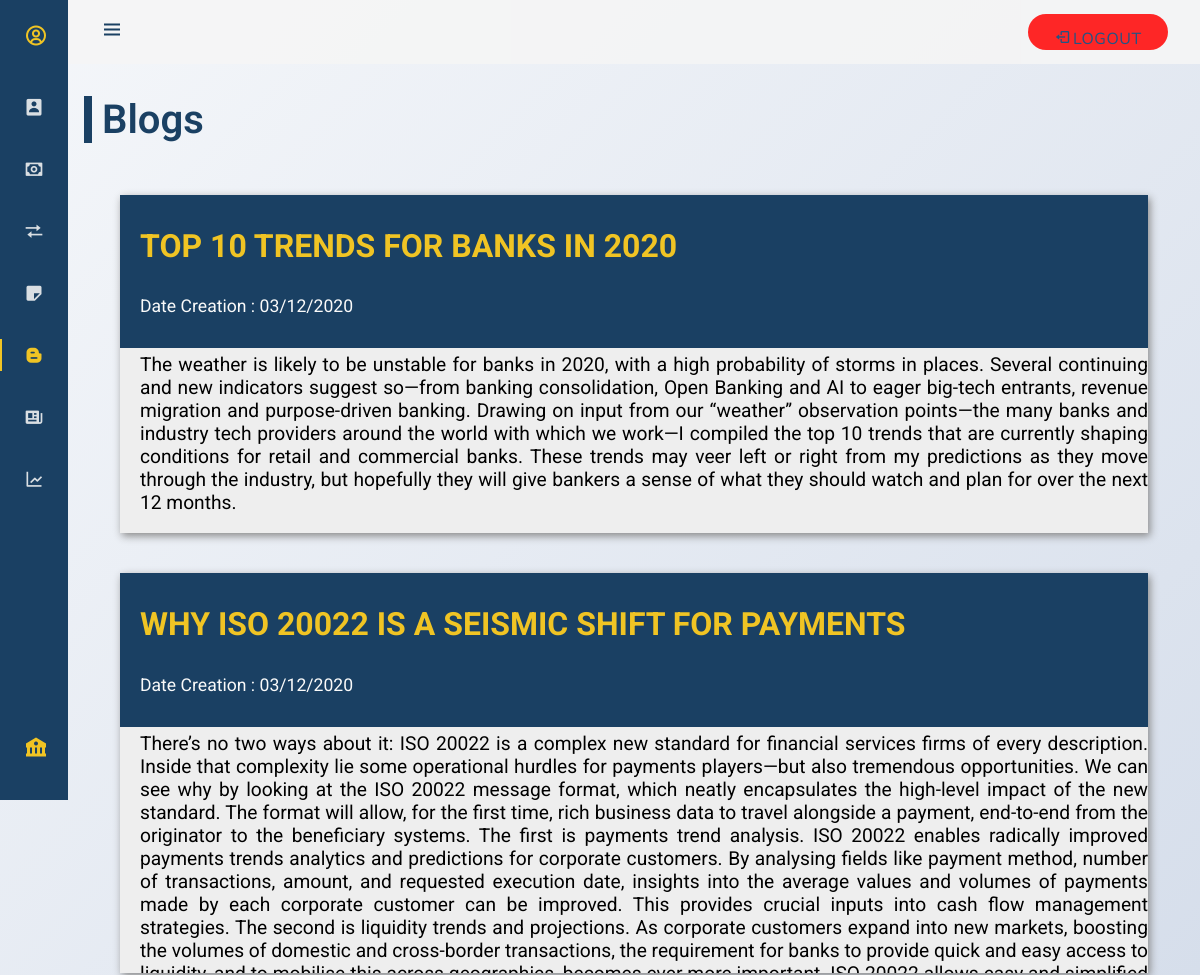
The app's page /Dashboard/User-Dashboard/user-blogs.php (upper part), older data.
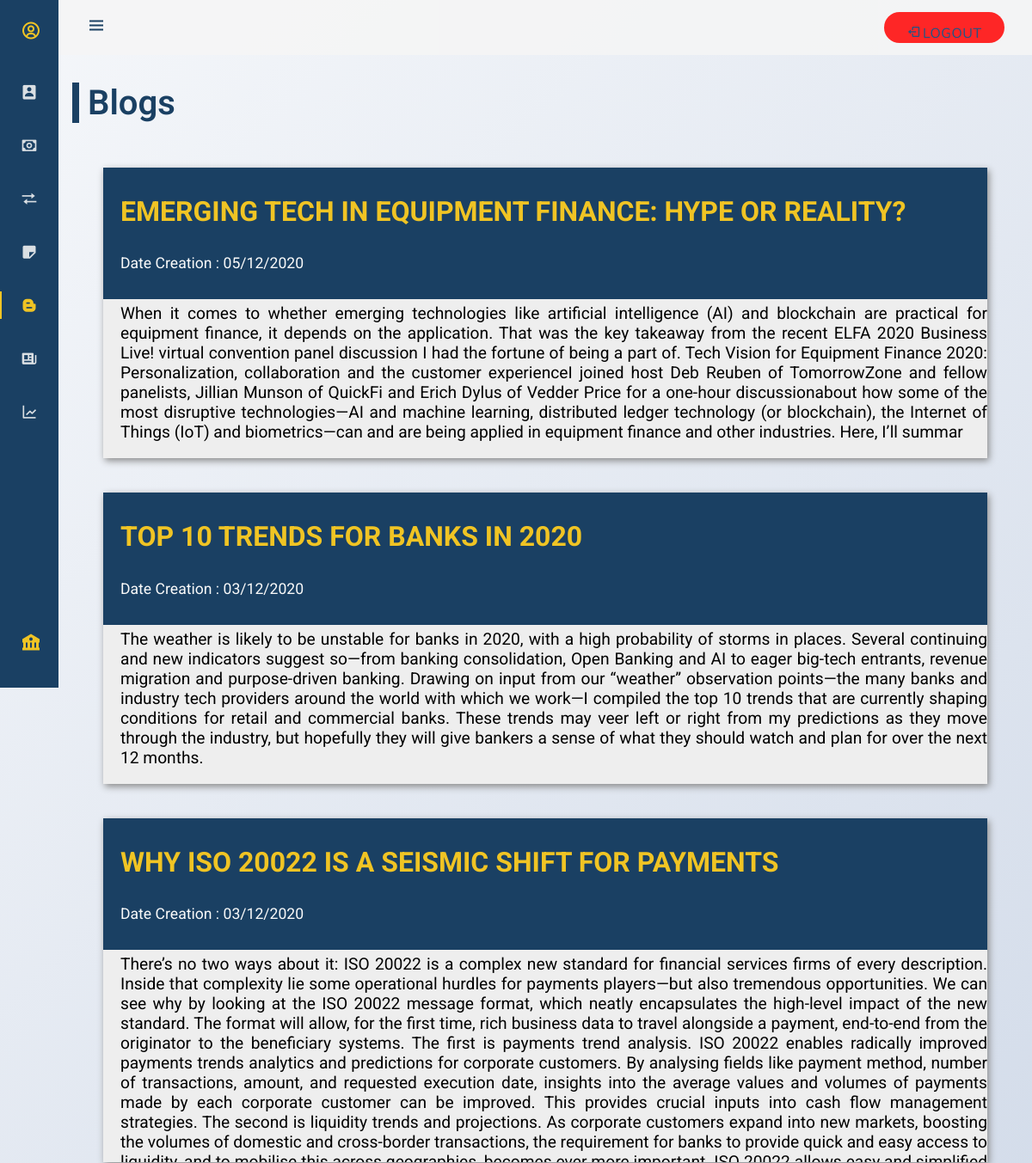
The same page, newer data.
### tables this page shows
CREATE TABLE `blog` (
  `blog_id` int(255) NOT NULL,
  `blog_title` varchar(255) NOT NULL,
  `created` datetime NOT NULL
);

CREATE TABLE `blog_body` (
  `blog_id` int(11) NOT NULL,
  `blog_detail` text NOT NULL
);

### Dashboard/User-Dashboard/user-blogs.php (the view, shortened to what this page needs)
<?php
include '../../Includes/Database-Connection/db-connection-inc.php';
?>
<!DOCTYPE html>
<html lang="en">
    <head>
        <link rel="stylesheet" href="../../Assets/Modules/Styles/icons.css">
        <link href='https://cdn.jsdelivr.net/npm/boxicons@2.0.5/css/boxicons.min.css' rel='stylesheet'>
        <link rel="stylesheet" href="https://cdnjs.cloudflare.com/ajax/libs/font-awesome/5.15.1/css/all.min.css">
        <link rel="stylesheet" href="../../Assets/Modules/Styles/dashboard-main.css">
    </head>
    <body id="user-body-pd" >
        <header class="user-header" id="user-header">
            <div class="user-header__toggle">
                <i class='bx bx-menu' id="user-header-toggle"></i>
            </div>
            <div class="user-logout">
                <button type="submit"><i class='bx bx-log-out user-header__icon'></i>LOGOUT</button>
            </div>
        </header>
        <div class="user-l-navbar" id="user-nav-bar">
            <nav class="user-nav">
                <div class="user-logo-component">
                    <a href="./profile.php" class="user-nav__logo" title="User Dashboard">
                        <i class='bx bx-user-circle user-nav__logo-icon' ></i>
                    </a>
                    <div class="user-sidebar-component">
                        <a href="./profile.php" class="user-nav__link "  title="Profile">
                        <i class='bx bxs-user-rectangle user-nav__icon' ></i>
                        </a>
                        <a href="./my-transaction.php" class="user-nav__link" title="My Transaction">
                            <i class='bx bx-money user-nav__icon' ></i>
                        </a>
                        <a href="./transfer-fund.php" class="user-nav__link "  title="Transfer Funds">
                            <i class='bx bx-transfer user-nav__icon' ></i>
                        </a>
                        <a href="./notices.php" class="user-nav__link " title="Notices">
                            <i class='bx bxs-note user-nav__icon' ></i>
                        </a>
                        <a href="./user-blogs.php" class="user-nav__link active" title="Blogs">
                            <i class='bx bxl-blogger user-nav__icon' ></i>
                        </a>
                        <a href="./grievances.php" class="user-nav__link" title="Grievances">
                            <i class='bx bxs-news user-nav__icon' ></i>
                        </a>
                        <a href="./user-interest-rate.php" class="user-nav__link" title="Interest Rate">
                            <i class='bx bx-line-chart user-nav__icon'></i>
                        </a>
                    </div>
                </div>
                <a href="./profile.php" class="user-nav__logo"  title="Urban Bank">
                    <i class='bx bxs-bank user-nav__logo-icon' ></i>
                </a>
            </nav>
        </div>
        <div class="heading-title">
                <h2>Blogs</h2>
        </div>
    <div class="blog-flex-container">
        <?php
            $sql0 = "SELECT blog_id, blog_title, created FROM blog ORDER BY created DESC";
            $result = $conn->query($sql0);
            if ($result->num_rows > 0) {
            while($row = $result->fetch_assoc()) {
                $blog_id = $row["blog_id"];
                $sql1 = "SELECT blog_detail FROM blog_body WHERE blog_id=$blog_id";
                $result1 = $conn->query($sql1); ?>
                <div class="blog-flex-item">
                    <div class="blog-flex-container-title">
                        <h1 id="blog_title"><?php echo $row["blog_title"] . "<br>"; ?></h1>
                    </div>
                    <div class="blog-flex-container-title">
                        <p id="date"><?php echo "Date Creation : " .
                            date("d/m/Y", strtotime($row["created"])); ?></p>
                    </div>
                    <div class="blog-flex-container-body">
                        <p id="blog_detail"><?php while($row1 = $result1->fetch_assoc()) {
                            echo $row1["blog_detail"]; } ?></p>
                    </div>
                </div>
            <?php }
            } else {
                echo "No news available ! Please post some.";
            }
        ?>
    </body>
</html>

Row changes from the older to the newer data that the page shows:
added blog: blog_title "EMERGING TECH IN EQUIPMENT FINANCE: HYPE OR REALITY?", created "05/12/2020"
added blog_body: blog_detail "When it comes to whether emerging technologies like artificial intelligence (AI) and blockchain are practical for equipment finance, it depends on the application. That was the key takeaway from the recent ELFA 2020 Business Live! virtual convention panel discussion I had the fortune of being a part of. Tech Vision for Equipment Finance 2020: Personalization, collaboration and the customer experienceI joined host Deb Reuben of TomorrowZone and fellow panelists, Jillian Munson of QuickFi and Erich Dylus of Vedder Price for a one-hour discussionabout how some of the most disruptive technologies—AI and machine learning, distributed ledger technology (or blockchain), the Internet of Things…", shown under "EMERGING TECH IN EQUIPMENT FINANCE: HYPE OR REALITY?"
